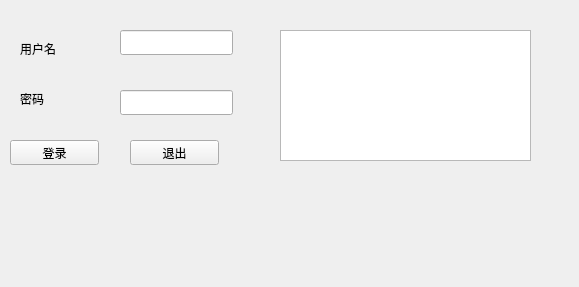
<?xml version="1.0" encoding="UTF-8"?>
<ui version="4.0">
 <class>Form</class>
 <widget class="QWidget" name="Form">
  <property name="geometry">
   <rect>
    <x>0</x>
    <y>0</y>
    <width>579</width>
    <height>287</height>
   </rect>
  </property>
  <property name="windowTitle">
   <string>Form</string>
  </property>
  <widget class="QLabel" name="label">
   <property name="geometry">
    <rect>
     <x>20</x>
     <y>40</y>
     <width>67</width>
     <height>17</height>
    </rect>
   </property>
   <property name="text">
    <string>用户名</string>
   </property>
  </widget>
  <widget class="QLabel" name="label_2">
   <property name="geometry">
    <rect>
     <x>20</x>
     <y>90</y>
     <width>67</width>
     <height>17</height>
    </rect>
   </property>
   <property name="text">
    <string>密码</string>
   </property>
  </widget>
  <widget class="QLineEdit" name="lineEdit">
   <property name="geometry">
    <rect>
     <x>120</x>
     <y>30</y>
     <width>113</width>
     <height>25</height>
    </rect>
   </property>
  </widget>
  <widget class="QLineEdit" name="lineEdit_2">
   <property name="geometry">
    <rect>
     <x>120</x>
     <y>90</y>
     <width>113</width>
     <height>25</height>
    </rect>
   </property>
  </widget>
  <widget class="QPushButton" name="pushButton">
   <property name="geometry">
    <rect>
     <x>10</x>
     <y>140</y>
     <width>89</width>
     <height>25</height>
    </rect>
   </property>
   <property name="text">
    <string>登录</string>
   </property>
  </widget>
  <widget class="QPushButton" name="pushButton_2">
   <property name="geometry">
    <rect>
     <x>130</x>
     <y>140</y>
     <width>89</width>
     <height>25</height>
    </rect>
   </property>
   <property name="text">
    <string>退出</string>
   </property>
  </widget>
  <widget class="QTextEdit" name="textEdit">
   <property name="geometry">
    <rect>
     <x>280</x>
     <y>30</y>
     <width>251</width>
     <height>131</height>
    </rect>
   </property>
  </widget>
 </widget>
 <resources/>
 <connections/>
</ui>
